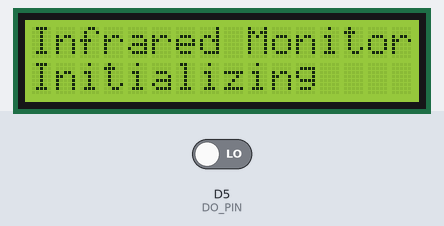
Bench run of a sketch on a simulated ESP8266 (NodeMCU). On the bench: 16×2 character LCD. The test bench sets the inputs (shaded band); at power-on: D5 (DO_PIN) LOW. What the sketch prints to the serial monitor is not drawn.

Above: at 0.1 s.
At 3.2 s:
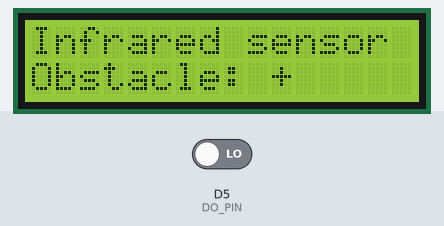
3.3 s: D5 (DO_PIN) driven HIGH
5.6 s: D5 (DO_PIN) driven LOW
Timing chart, 0 to 8.6 s (numbered marks = the images above; inputs shaded):
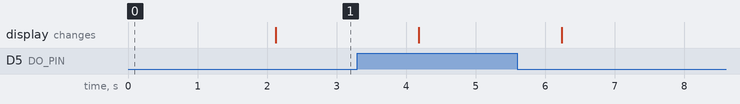

The sketch:

InfraredSensor_Lcd.ino
```cpp
/*
 * =====================================================
 *  Infrared obstacle sensor + LCD1602 I2C
 *  ESP8266 / ESP32
 * =====================================================
 */

#include <Wire.h>
#include <LiquidCrystal_I2C.h>

/*=====================================================
    Infrared obstacle sensor
=====================================================*/
#if defined(ESP8266)

    #define DO_PIN D5

#elif defined(ESP32)

    #define DO_PIN 13

#endif

/*=====================================================
    LCD I2C
=====================================================*/
#if defined(ESP8266)

    #define SDA_PIN D2
    #define SCL_PIN D1

#elif defined(ESP32)

    #define SDA_PIN 19
    #define SCL_PIN 23

#endif

#define LCD_ADDRESS 0x27
#define LCD_COLS    16
#define LCD_ROWS    2

LiquidCrystal_I2C lcd(LCD_ADDRESS, LCD_COLS, LCD_ROWS);

/*=====================================================
    Function Prototype
=====================================================*/

void initSensor();
bool readDO();

void initLCD();
void printLcd(String line1, String line2);

/*=====================================================
    Setup
=====================================================*/

void setup()
{
    Serial.begin(115200);

    Wire.begin(SDA_PIN, SCL_PIN);

    initSensor();
    initLCD();

    Serial.println();
    Serial.println("==============================");
    Serial.println(" Infrared Monitoring");
    Serial.println("==============================");
}

// loop to run repeatedly
void loop() {

    bool obstacle = readDO();

    if (obstacle) {
        //Serial.println("Obstacle: +");
        printLcd("Infrared sensor", "Obstacle: +");
    } else {
        //Serial.println("Obstacle: -");
        printLcd("Infrared sensor", "Obstacle: -");
    }

    delay(1000);
}

/* Infrared obstacle sensor */
void initSensor() {
    pinMode(DO_PIN, INPUT);
}

bool readDO() {
    int dValue = digitalRead(DO_PIN);

    if(dValue)
      return false;
    else
      return true;
}

/*=====================================================
    LCD Initialization
=====================================================*/

void initLCD()
{
    lcd.init();
    lcd.backlight();

    lcd.clear();

    lcd.setCursor(0, 0);
    lcd.print("Infrared Monitor");

    lcd.setCursor(0, 1);
    lcd.print("Initializing");

    delay(2000);

    lcd.clear();
}

/*=====================================================
    Print LCD
=====================================================*/

void printLcd(String line1, String line2)
{
    lcd.clear();

    lcd.setCursor(0, 0);
    lcd.print(line1);

    lcd.setCursor(0, 1);
    lcd.print(line2);
}
```
